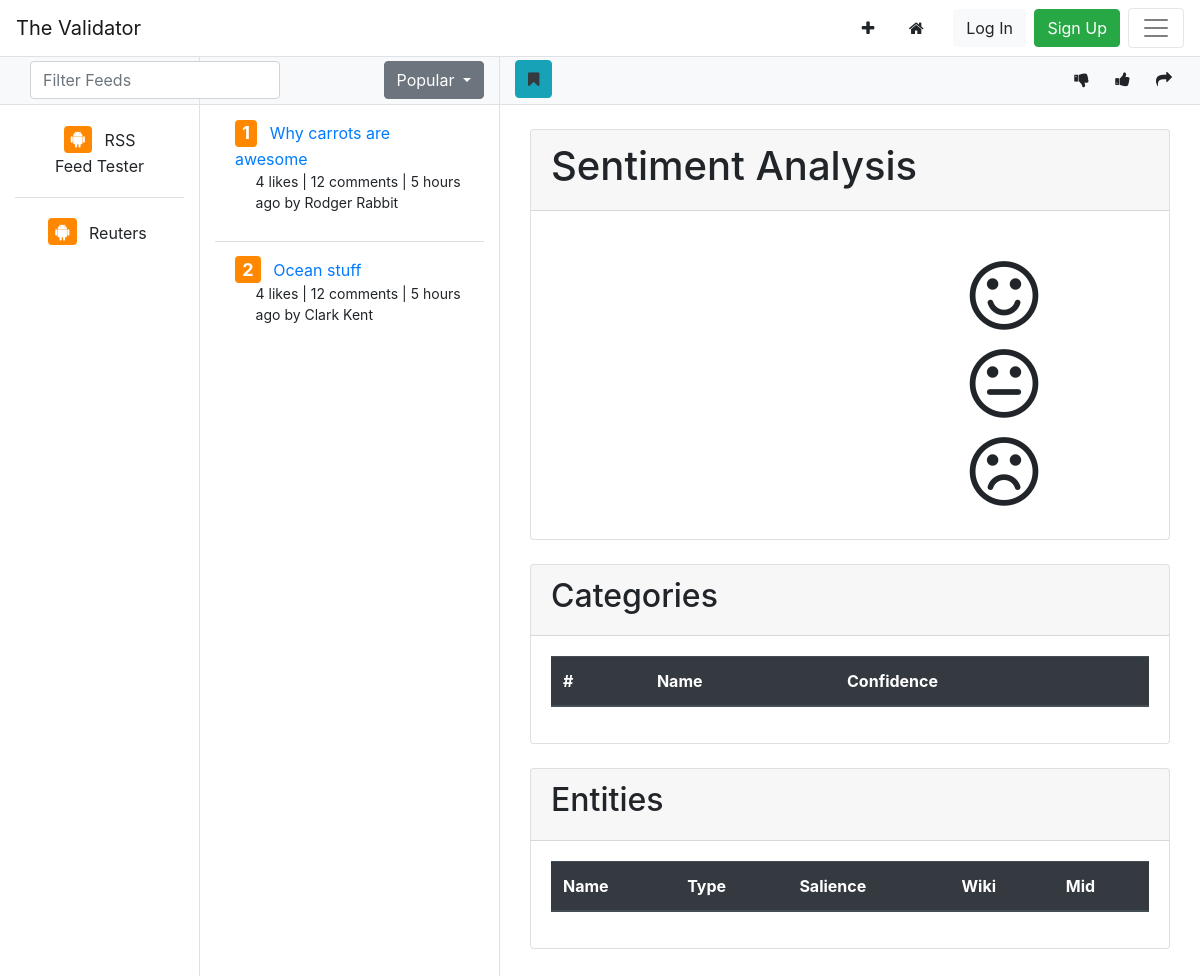
The app's page /app/article/score/3 with its own data.
### app/models.py (models this page shows, shortened)
class RSSFeed(models.Model):
    name = models.CharField(max_length=200, default="")
    link = models.URLField(max_length=200, default="")
    def get_article_list(self):
        return self.article_set.all()

class Article(models.Model):
    objects = ArticleManager()
    rss_feed = models.ForeignKey(RSSFeed, on_delete=models.CASCADE, null=True)
    title = models.CharField(max_length=200, default="")
    publisher = models.CharField(max_length=200, default="")
    author = models.CharField(max_length=200, default="")
    content = models.TextField()
    def get_entities(self):
        return self.entity_set.all()
    def get_categories(self):
        return self.category_set.all()

### app/views.py (the view)
# urls.py: path("article/score/<int:pk>", ArticleScoreView.as_view(), name="article-score"),
class ArticleScoreView(DetailView):
    model = Article
    template_name = "app/article_score.html"
    def get_context_data(self, **kwargs):
        context = super().get_context_data(**kwargs)
        context["score_list"] = Score.objects.order_by("score")
        context["entity_list"] = Entity.objects.order_by("name")
        context["category_list"] = Category.objects.order_by("name")
        return context

### app/context_processors.py (called while the page is built)
def get_rss_list(request):
    return {'rss_list': RSSFeed.objects.all()}

def get_rss_articles(request):
    default_feed = RSSFeed.objects.get(pk=1)
    article_list = default_feed.get_article_list()
    return {'default_article_list': article_list}

### app/templates/app/article_score.html (shortened to what this page needs)
{% extends 'app/base.html' %}
{% block content %}
<br>
<div class="container container-fluid">
	<div class="row">
		<div class="col">
			<div class="card">
				<div class="card-header">
					<h1>Sentiment Analysis</h1>
				</div>
				<div class="card-body">
					<div class="row">
						<div class="col">
						</div>
						<div class="col">
						</div>
						<div class="col">
							<h1><i  class="fa fa-smile-o fa-2x" id="smile"></i></h1>
							<h1><i class="fa fa-meh-o fa-2x" id="meh"></i></h1>
							<h1><i class="fa fa-frown-o fa-2x" id="frown"></i></h1>
						</div>
					</div>
				</div>
			</div>
		</div>
	</div>
	<br>
	<div class="row">
		<div class="col">
			<div class="card">
				<div class="card-header">
					<h2>Categories</h2>
				</div>
				<div class="card-body">
					<table class="table">
					  <thead class="thead-dark">
					    <tr>
					      <th scope="col">#</th>
					      <th scope="col">Name</th>
					      <th scope="col">Confidence</th>
					    </tr>
					  </thead>
					</table>
				</div>
			</div>
		</div>
	</div>
<br>
	<div class="row">
		<div class="col">
			<div class="card">
				<div class="card-header">
					<h2>Entities</h2>
				</div>
				<div class="card-body">
					<table class="table table-striped">
					  <thead class="thead-dark">
					    <tr>
					      <th scope="col">Name</th>
					      <th scope="col">Type</th>
					      <th scope="col">Salience</th>
					      <th scope="col">Wiki</th>
					      <th scope="col">Mid</th>
					    </tr>
					  </thead>
					</table>
				</div>
			</div>
		</div>
	</div>
</div>
<br>
<br>
{% endblock  %}

### app/templates/app/base.html (shortened to what this page needs)
{% load static %}
{% load rss_list %}
<!DOCTYPE html>
<html lang="en">
  <head>
    <link rel="stylesheet" href="{% static 'css/main.css' %}">
    <link rel="stylesheet" href="https://stackpath.bootstrapcdn.com/bootstrap/4.4.1/css/bootstrap.min.css">
    <link rel="stylesheet" type="text/css" href="https://cdnjs.cloudflare.com/ajax/libs/font-awesome/4.7.0/css/font-awesome.min.css">
  </head>
  <body>
<div id="navbar-container">
  <nav class="navbar fixed-top navbar-light bg-white border-bottom">
    <a class="navbar-brand" href="{% url 'index' %}">The Validator</a>
    <div class="ml-auto mr-2">
      <a href="{% url 'rss-list' %}"><button class="btn btn-white mr-1"><i class="fa fa-plus" aria-hidden="true"></i></button></a>
      <a href="{% url 'home' %}"><button class="btn btn-white mr-1"><i class="fa fa-home mr-2" aria-hidden="true"></i></button></a>
      {% if not user.profile.is_online %}
        <a href="{% url 'login' %}"><button class="btn btn-light mr-1">Log In</button></a>
        <a href="{% url 'user-add' %}"><button class="btn btn-success">Sign Up</button></a>
      {% endif %}
    </div>
    <button class="navbar-toggler" type="button" data-toggle="modal" data-target="#exampleModal" aria-expanded="false">
      <span class="navbar-toggler-icon"></span>
    </button>
  </nav>
</div>
<br>
<br>
<div class="container-fluid h-100 mt-2">
    <div class="row justify-content-center bg-light">
      <div class="col-2 border-right border-bottom ">
          <form class="form-inline ">
            <div class="form-group col">
              <input class="form-control mr-sm-2" id="feed-filter" type="search" placeholder="Filter Feeds" aria-label="Search">
            </div>
          </form>
      </div>
      <div class="col-3 border-right border-bottom">
        <div class="dropdown float-right" id="button-filter">
		  <button class="btn btn-secondary dropdown-toggle" type="button" id="dropdownMenuButton" data-toggle="dropdown" aria-haspopup="true" aria-expanded="false">
		    Popular
		  </button>
		</div>
      </div>
      <div class="col border-bottom mt-1">
        <button class="btn btn-info text-dark bookmark mb-1" value="{{article.id}}"><i class="fa fa-bookmark" aria-hidden="true"></i></button>
        <button class="btn btn-light float-right" type="button" id="share-button" data-toggle="dropdown" aria-haspopup="true" aria-expanded="false"><i class="fa fa-share" aria-hidden="true"></i></button>
        <button class="btn btn-light float-right like" value="{{article.id}}"><i class="fa fa-thumbs-up" aria-hidden="true"></i></button>
		<button class="btn btn-light float-right dislike" value="{{article.id}}"><i class="fa fa-thumbs-down" aria-hidden="true"></i></button>
      </div>
    </div>
  <div class="row justify-content-center h-100">
    <div class="col-2 hidden-md-down border-right">
      <ul class="list-group list-group-flush ">
        {% for feed in rss_list %}
          <li class="list-group-item">
            <div class="feed-container">
              <button class="btn btn-white feed" id="{{feed.id}}" value="{{feed.id}}">
                <h4 class="d-inline" ><span class="badge article-count"><i class="fa fa-android" aria-hidden="true"></i></span></h4>
                <p class="ml-2 d-inline article-title">{{feed.name}}</p>
              </button>
            </div>
          </li>
        {% endfor %}
      </ul>
    </div>
    <div class="col-3 border-right">
      <ul class="list-group list-group-flush article-list">
        {% for article in default_article_list %}
          <li class='list-group-item  '>
              <div class='article-container'>
                <h4 class='d-inline'><span class='badge article-count'>{{article.id}}</span></h4>
                <p class='ml-2 d-inline article-title'><a href="{% url 'article-detail' article.id %}" >{{article.title}}</a></p>
                <p class='article-stats'>4 likes | 12 comments | 5 hours ago by {{article.author}}</p>
              </div>
            </li>
        {% endfor %}
      </ul>
    </div>
    <div class="col">
        {% block content %}
        {% endblock %}
    </div>
  </div>
</div>
<link rel="stylesheet" type="text/css" href=" {% static '/app/main.css' %} ">
  </body>
</html>

### app/templates/app/base.html (style rules this page uses)
.article-count { background-color: #FF8800; color: white; }
.article-stats { margin-left: 9%; font-size: 14px; }
#feed-filter { margin-top:5px; margin-bottom: 5px; width: 250px; }
#button-filter { margin-top:5px; margin-bottom: 5px; }

### records on screen
RSSFeed: {{ feed.id }} 1 (drawn), name "RSS Feed Tester"
RSSFeed: {{ feed.id }} 2 (drawn), name "Reuters"
Article: id "1", title "Why carrots are awesome", author "Rodger Rabbit"
Article: id "2", title "Ocean stuff", author "Clark Kent"
